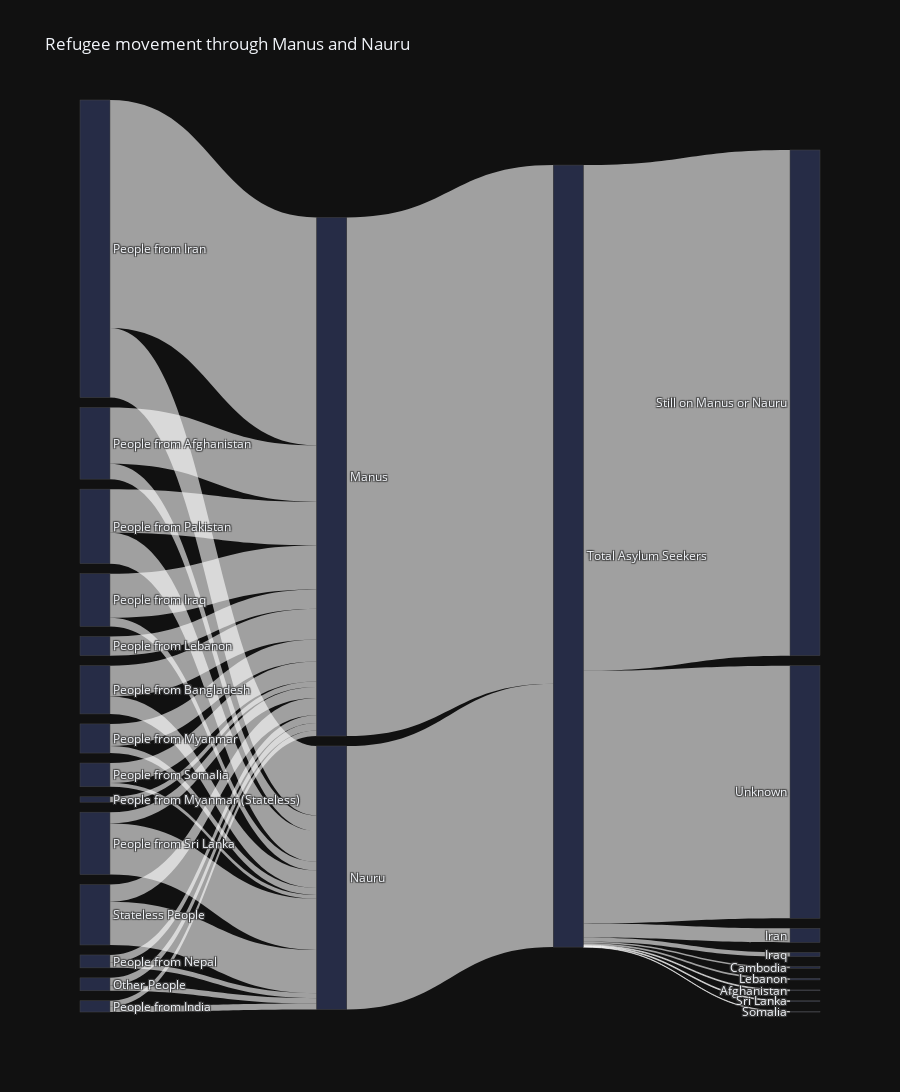

The notebook cell saved with this chart:
### Code cell
data_trace = go.Sankey(
    node=go.sankey.Node(
        pad=10,
        thickness=30,
        label=data['Node, Label'].dropna(),
        color=data['Color'],
    ),
    link=go.sankey.Link(
        source=data['Source'],
        target=data['Target'],
        value=data['Value']
    )
)
sankey_data = [data_trace]
layout = go.Layout(
    title='Refugee movement through Manus and Nauru',
    height=1200,
    # width=1200
)
fig = go.Figure(data=sankey_data, layout=layout)
offline.iplot(fig)

### Figure 1 — Plotly figure (JSON) as saved in the notebook; plotly's stock layout.template omitted (floating-point values rounded to 4 significant figures)
{"data": [{"link": {"source": [0, 0, 1, 1, 2, 2, 3, 3, 4, 4, 5, 5, 6, 6, 7, 8, 9, 9, 10, 10, 11, 11, 12, 12, 13, 13, 14, 15, 16, 16, 16, 16, 16, 16, 16, 16, 16], "target": [14, 15, 14, 15, 14, 15, 14, 15, 14, 15, 14, 15, 14, 15, 14, 14, 14, 15, 14, 15, 14, 15, 14, 15, 14, 15, 16, 16, 17, 18, 19, 20, 21, 22, 23, 24, 25], "value": [548, 167, 135, 37, 105, 74, 106, 21, 74, 42, 53, 17, 48, 9, 46, 13, 27, 123, 41, 104, 19, 12, 18, 13, 13, 14, 1246, 633, 1215, 607, 34, 10, 4, 2, 4, 2, 1]}, "node": {"color": ["#262C46", "#262C46", "#262C46", "#262C46", "#262C46", "#262C46", "#262C46", "#262C46", "#262C46", "#262C46", "#262C46", "#262C46", "#262C46", "#262C46", "#262C46", "#262C46", "#262C46", "#262C46", "#262C46", "#262C46", "#262C46", "#262C46", "#262C46", "#262C46", "#262C46", "#262C46", "#262C46", "#262C46", "#262C46", "#262C46", "#262C46", "#262C46", "#262C46", "#262C46", "#262C46", "#262C46", "#262C46"], "label": ["People from Iran", "People from Afghanistan", "People from Pakistan", "People from Iraq", "People from Bangladesh", "People from Myanmar", "People from Somalia", "People from Lebanon", "People from Myanmar (Stateless)", "People from Sri Lanka", "Stateless People", "People from Nepal", "Other People", "People from India", "Manus", "Nauru", "Total Asylum Seekers", "Still on Manus or Nauru", "Unknown", "Iran", "Iraq", "Cambodia", "Afghanistan", "Lebanon", "Sri Lanka", "Somalia"], "pad": 10, "thickness": 30}, "type": "sankey"}], "layout": {"height": 1200, "title": {"text": "Refugee movement through Manus and Nauru"}}}
